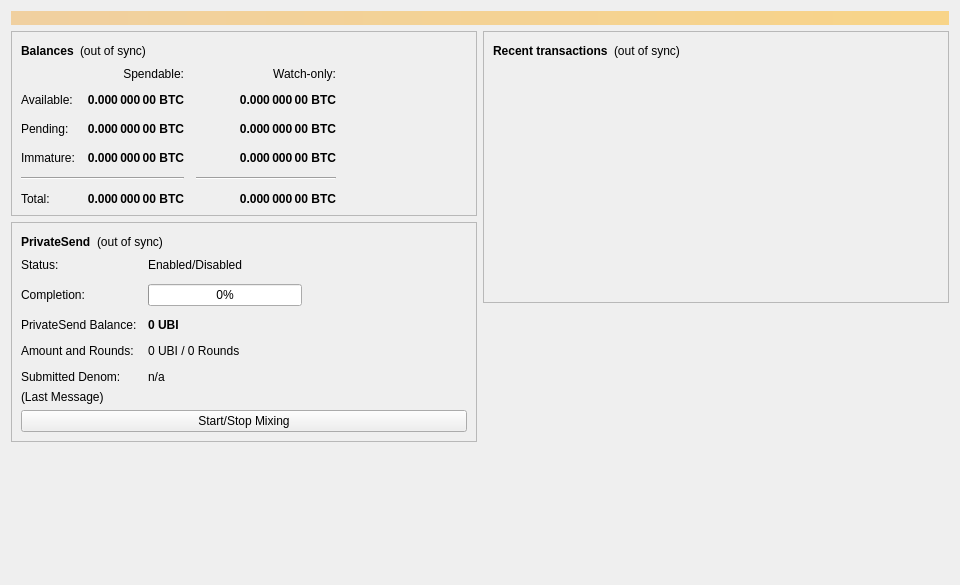
<?xml version="1.0" encoding="UTF-8"?>
<ui version="4.0">
 <class>OverviewPage</class>
 <widget class="QWidget" name="OverviewPage">
  <property name="geometry">
   <rect>
    <x>0</x>
    <y>0</y>
    <width>960</width>
    <height>585</height>
   </rect>
  </property>
  <property name="minimumSize">
   <size>
    <width>960</width>
    <height>0</height>
   </size>
  </property>
  <property name="windowTitle">
   <string>Form</string>
  </property>
  <layout class="QVBoxLayout" name="topLayout">
   <item>
    <widget class="QLabel" name="labelAlerts">
     <property name="visible">
      <bool>false</bool>
     </property>
     <property name="styleSheet">
      <string notr="true">QLabel { background-color: qlineargradient(x1: 0, y1: 0, x2: 1, y2: 0, stop:0 #F0D0A0, stop:1 #F8D488); color:#000000; }</string>
     </property>
     <property name="wordWrap">
      <bool>true</bool>
     </property>
     <property name="margin">
      <number>3</number>
     </property>
     <property name="textInteractionFlags">
      <set>Qt::TextSelectableByMouse</set>
     </property>
    </widget>
   </item>
   <item>
    <layout class="QHBoxLayout" name="horizontalLayout" stretch="1,1">
     <item>
      <layout class="QVBoxLayout" name="verticalLayout_2">
       <item>
        <widget class="QFrame" name="frame">
         <property name="frameShape">
          <enum>QFrame::StyledPanel</enum>
         </property>
         <property name="frameShadow">
          <enum>QFrame::Raised</enum>
         </property>
         <layout class="QVBoxLayout" name="verticalLayout_4">
          <item>
           <layout class="QHBoxLayout" name="horizontalLayout_4">
            <item>
             <widget class="QLabel" name="label_5">
              <property name="font">
               <font>
                <weight>75</weight>
                <bold>true</bold>
               </font>
              </property>
              <property name="text">
               <string>Balances</string>
              </property>
             </widget>
            </item>
            <item>
             <widget class="QLabel" name="labelWalletStatus">
              <property name="toolTip">
               <string>The displayed information may be out of date. Your wallet automatically synchronizes with the Ubicoin network after a connection is established, but this process has not completed yet.</string>
              </property>
              <property name="text">
               <string notr="true">(out of sync)</string>
              </property>
              <property name="alignment">
               <set>Qt::AlignLeading|Qt::AlignLeft|Qt::AlignVCenter</set>
              </property>
             </widget>
            </item>
            <item>
             <spacer name="horizontalSpacer_3">
              <property name="orientation">
               <enum>Qt::Horizontal</enum>
              </property>
              <property name="sizeHint" stdset="0">
               <size>
                <width>40</width>
                <height>20</height>
               </size>
              </property>
             </spacer>
            </item>
           </layout>
          </item>
          <item>
           <layout class="QGridLayout" name="gridLayout">
            <property name="spacing">
             <number>12</number>
            </property>
            <item row="2" column="2">
             <widget class="QLabel" name="labelWatchPending">
              <property name="font">
               <font>
                <weight>75</weight>
                <bold>true</bold>
               </font>
              </property>
              <property name="cursor">
               <cursorShape>IBeamCursor</cursorShape>
              </property>
              <property name="toolTip">
               <string>Unconfirmed transactions to watch-only addresses</string>
              </property>
              <property name="text">
               <string notr="true">0.000 000 00 BTC</string>
              </property>
              <property name="alignment">
               <set>Qt::AlignRight|Qt::AlignTrailing|Qt::AlignVCenter</set>
              </property>
              <property name="textInteractionFlags">
               <set>Qt::LinksAccessibleByMouse|Qt::TextSelectableByKeyboard|Qt::TextSelectableByMouse</set>
              </property>
             </widget>
            </item>
            <item row="2" column="1">
             <widget class="QLabel" name="labelUnconfirmed">
              <property name="font">
               <font>
                <weight>75</weight>
                <bold>true</bold>
               </font>
              </property>
              <property name="cursor">
               <cursorShape>IBeamCursor</cursorShape>
              </property>
              <property name="toolTip">
               <string>Total of transactions that have yet to be confirmed, and do not yet count toward the spendable balance</string>
              </property>
              <property name="text">
               <string notr="true">0.000 000 00 BTC</string>
              </property>
              <property name="alignment">
               <set>Qt::AlignRight|Qt::AlignTrailing|Qt::AlignVCenter</set>
              </property>
              <property name="textInteractionFlags">
               <set>Qt::LinksAccessibleByMouse|Qt::TextSelectableByKeyboard|Qt::TextSelectableByMouse</set>
              </property>
             </widget>
            </item>
            <item row="3" column="2">
             <widget class="QLabel" name="labelWatchImmature">
              <property name="font">
               <font>
                <weight>75</weight>
                <bold>true</bold>
               </font>
              </property>
              <property name="cursor">
               <cursorShape>IBeamCursor</cursorShape>
              </property>
              <property name="toolTip">
               <string>Mined balance in watch-only addresses that has not yet matured</string>
              </property>
              <property name="text">
               <string notr="true">0.000 000 00 BTC</string>
              </property>
              <property name="alignment">
               <set>Qt::AlignRight|Qt::AlignTrailing|Qt::AlignVCenter</set>
              </property>
              <property name="textInteractionFlags">
               <set>Qt::LinksAccessibleByMouse|Qt::TextSelectableByKeyboard|Qt::TextSelectableByMouse</set>
              </property>
             </widget>
            </item>
            <item row="4" column="0" colspan="2">
             <widget class="Line" name="lineSpendableBalance">
              <property name="orientation">
               <enum>Qt::Horizontal</enum>
              </property>
             </widget>
            </item>
            <item row="4" column="2">
             <widget class="Line" name="lineWatchBalance">
              <property name="sizePolicy">
               <sizepolicy hsizetype="Preferred" vsizetype="Fixed">
                <horstretch>0</horstretch>
                <verstretch>0</verstretch>
               </sizepolicy>
              </property>
              <property name="minimumSize">
               <size>
                <width>140</width>
                <height>0</height>
               </size>
              </property>
              <property name="orientation">
               <enum>Qt::Horizontal</enum>
              </property>
             </widget>
            </item>
            <item row="5" column="0">
             <widget class="QLabel" name="labelTotalText">
              <property name="text">
               <string>Total:</string>
              </property>
             </widget>
            </item>
            <item row="3" column="1">
             <widget class="QLabel" name="labelImmature">
              <property name="font">
               <font>
                <weight>75</weight>
                <bold>true</bold>
               </font>
              </property>
              <property name="cursor">
               <cursorShape>IBeamCursor</cursorShape>
              </property>
              <property name="toolTip">
               <string>Mined balance that has not yet matured</string>
              </property>
              <property name="text">
               <string notr="true">0.000 000 00 BTC</string>
              </property>
              <property name="alignment">
               <set>Qt::AlignRight|Qt::AlignTrailing|Qt::AlignVCenter</set>
              </property>
              <property name="textInteractionFlags">
               <set>Qt::LinksAccessibleByMouse|Qt::TextSelectableByKeyboard|Qt::TextSelectableByMouse</set>
              </property>
             </widget>
            </item>
            <item row="2" column="3">
             <spacer name="horizontalSpacer_2">
              <property name="orientation">
               <enum>Qt::Horizontal</enum>
              </property>
              <property name="sizeHint" stdset="0">
               <size>
                <width>40</width>
                <height>20</height>
               </size>
              </property>
             </spacer>
            </item>
            <item row="3" column="0">
             <widget class="QLabel" name="labelImmatureText">
              <property name="text">
               <string>Immature:</string>
              </property>
             </widget>
            </item>
            <item row="5" column="1">
             <widget class="QLabel" name="labelTotal">
              <property name="font">
               <font>
                <weight>75</weight>
                <bold>true</bold>
               </font>
              </property>
              <property name="cursor">
               <cursorShape>IBeamCursor</cursorShape>
              </property>
              <property name="toolTip">
               <string>Your current total balance</string>
              </property>
              <property name="text">
               <string notr="true">0.000 000 00 BTC</string>
              </property>
              <property name="alignment">
               <set>Qt::AlignRight|Qt::AlignTrailing|Qt::AlignVCenter</set>
              </property>
              <property name="textInteractionFlags">
               <set>Qt::LinksAccessibleByMouse|Qt::TextSelectableByKeyboard|Qt::TextSelectableByMouse</set>
              </property>
             </widget>
            </item>
            <item row="5" column="2">
             <widget class="QLabel" name="labelWatchTotal">
              <property name="font">
               <font>
                <weight>75</weight>
                <bold>true</bold>
               </font>
              </property>
              <property name="cursor">
               <cursorShape>IBeamCursor</cursorShape>
              </property>
              <property name="toolTip">
               <string>Current total balance in watch-only addresses</string>
              </property>
              <property name="text">
               <string notr="true">0.000 000 00 BTC</string>
              </property>
              <property name="alignment">
               <set>Qt::AlignRight|Qt::AlignTrailing|Qt::AlignVCenter</set>
              </property>
              <property name="textInteractionFlags">
               <set>Qt::LinksAccessibleByMouse|Qt::TextSelectableByKeyboard|Qt::TextSelectableByMouse</set>
              </property>
             </widget>
            </item>
            <item row="0" column="2">
             <widget class="QLabel" name="labelWatchonly">
              <property name="text">
               <string>Watch-only:</string>
              </property>
              <property name="alignment">
               <set>Qt::AlignRight|Qt::AlignTrailing|Qt::AlignVCenter</set>
              </property>
             </widget>
            </item>
            <item row="1" column="0">
             <widget class="QLabel" name="labelBalanceText">
              <property name="text">
               <string>Available:</string>
              </property>
             </widget>
            </item>
            <item row="1" column="1">
             <widget class="QLabel" name="labelBalance">
              <property name="font">
               <font>
                <weight>75</weight>
                <bold>true</bold>
               </font>
              </property>
              <property name="cursor">
               <cursorShape>IBeamCursor</cursorShape>
              </property>
              <property name="toolTip">
               <string>Your current spendable balance</string>
              </property>
              <property name="text">
               <string notr="true">0.000 000 00 BTC</string>
              </property>
              <property name="alignment">
               <set>Qt::AlignRight|Qt::AlignTrailing|Qt::AlignVCenter</set>
              </property>
              <property name="textInteractionFlags">
               <set>Qt::LinksAccessibleByMouse|Qt::TextSelectableByKeyboard|Qt::TextSelectableByMouse</set>
              </property>
             </widget>
            </item>
            <item row="1" column="2">
             <widget class="QLabel" name="labelWatchAvailable">
              <property name="font">
               <font>
                <weight>75</weight>
                <bold>true</bold>
               </font>
              </property>
              <property name="cursor">
               <cursorShape>IBeamCursor</cursorShape>
              </property>
              <property name="toolTip">
               <string>Your current balance in watch-only addresses</string>
              </property>
              <property name="text">
               <string notr="true">0.000 000 00 BTC</string>
              </property>
              <property name="alignment">
               <set>Qt::AlignRight|Qt::AlignTrailing|Qt::AlignVCenter</set>
              </property>
              <property name="textInteractionFlags">
               <set>Qt::LinksAccessibleByMouse|Qt::TextSelectableByKeyboard|Qt::TextSelectableByMouse</set>
              </property>
             </widget>
            </item>
            <item row="2" column="0">
             <widget class="QLabel" name="labelPendingText">
              <property name="text">
               <string>Pending:</string>
              </property>
             </widget>
            </item>
            <item row="0" column="1">
             <widget class="QLabel" name="labelSpendable">
              <property name="text">
               <string>Spendable:</string>
              </property>
              <property name="alignment">
               <set>Qt::AlignRight|Qt::AlignTrailing|Qt::AlignVCenter</set>
              </property>
             </widget>
            </item>
           </layout>
          </item>
         </layout>
        </widget>
       </item>
       <item>
        <widget class="QFrame" name="framePrivateSend">
         <property name="layoutDirection">
          <enum>Qt::LeftToRight</enum>
         </property>
         <property name="frameShape">
          <enum>QFrame::StyledPanel</enum>
         </property>
         <property name="frameShadow">
          <enum>QFrame::Raised</enum>
         </property>
         <layout class="QVBoxLayout" name="VerticalLayout_PS1">
          <item>
           <layout class="QHBoxLayout" name="horizontalLayout_5">
            <item>
             <widget class="QLabel" name="labelPrivateSendHeader">
              <property name="font">
               <font>
                <weight>75</weight>
                <bold>true</bold>
               </font>
              </property>
              <property name="text">
               <string>PrivateSend</string>
              </property>
             </widget>
            </item>
            <item>
             <widget class="QLabel" name="labelPrivateSendSyncStatus">
              <property name="toolTip">
               <string>The displayed information may be out of date. Your wallet automatically synchronizes with the Ubicoin network after a connection is established, but this process has not completed yet.</string>
              </property>
              <property name="text">
               <string notr="true">(out of sync)</string>
              </property>
              <property name="alignment">
               <set>Qt::AlignLeading|Qt::AlignLeft|Qt::AlignVCenter</set>
              </property>
             </widget>
            </item>
            <item>
             <spacer name="horizontalSpacer_4">
              <property name="orientation">
               <enum>Qt::Horizontal</enum>
              </property>
              <property name="sizeHint" stdset="0">
               <size>
                <width>40</width>
                <height>20</height>
               </size>
              </property>
             </spacer>
            </item>
           </layout>
          </item>
          <item>
           <layout class="QFormLayout" name="privateSendFormLayout">
            <property name="fieldGrowthPolicy">
             <enum>QFormLayout::AllNonFixedFieldsGrow</enum>
            </property>
            <property name="horizontalSpacing">
             <number>11</number>
            </property>
            <property name="verticalSpacing">
             <number>12</number>
            </property>
            <item row="0" column="0">
             <widget class="QLabel" name="labelPrivateSendEnabledText">
              <property name="text">
               <string>Status:</string>
              </property>
             </widget>
            </item>
            <item row="0" column="1">
             <widget class="QLabel" name="labelPrivateSendEnabled">
              <property name="text">
               <string>Enabled/Disabled</string>
              </property>
             </widget>
            </item>
            <item row="1" column="0">
             <widget class="QLabel" name="labelCompletitionText">
              <property name="text">
               <string>Completion:</string>
              </property>
             </widget>
            </item>
            <item row="1" column="1">
             <widget class="QProgressBar" name="privateSendProgress">
              <property name="maximumSize">
               <size>
                <width>154</width>
                <height>16777215</height>
               </size>
              </property>
              <property name="value">
               <number>0</number>
              </property>
             </widget>
            </item>
            <item row="2" column="0">
             <widget class="QLabel" name="labelAnonymizedText">
              <property name="text">
               <string>PrivateSend Balance:</string>
              </property>
             </widget>
            </item>
            <item row="2" column="1">
             <widget class="QLabel" name="labelAnonymized">
              <property name="font">
               <font>
                <weight>75</weight>
                <bold>true</bold>
               </font>
              </property>
              <property name="text">
               <string notr="true">0 UBI</string>
              </property>
             </widget>
            </item>
            <item row="3" column="0">
             <widget class="QLabel" name="labelAmountAndRoundsText">
              <property name="text">
               <string>Amount and Rounds:</string>
              </property>
             </widget>
            </item>
            <item row="3" column="1">
             <widget class="QLabel" name="labelAmountRounds">
              <property name="text">
               <string>0 UBI / 0 Rounds</string>
              </property>
             </widget>
            </item>
            <item row="4" column="0">
             <widget class="QLabel" name="labelSubmittedDenomText">
              <property name="text">
               <string>Submitted Denom:</string>
              </property>
             </widget>
            </item>
            <item row="4" column="1">
             <widget class="QLabel" name="labelSubmittedDenom">
              <property name="toolTip">
               <string>The denominations you submitted to the Masternode.&lt;br&gt;To mix, other users must submit the exact same denominations.</string>
              </property>
              <property name="text">
               <string>n/a</string>
              </property>
             </widget>
            </item>
           </layout>
          </item>
          <item>
           <layout class="QVBoxLayout" name="VerticalLayout_PS">
            <item>
             <widget class="QLabel" name="labelPrivateSendLastMessage">
              <property name="text">
               <string>(Last Message)</string>
              </property>
              <property name="alignment">
               <set>Qt::AlignLeading|Qt::AlignLeft|Qt::AlignTop</set>
              </property>
              <property name="wordWrap">
               <bool>true</bool>
              </property>
             </widget>
            </item>
            <item>
             <widget class="QPushButton" name="togglePrivateSend">
              <property name="sizePolicy">
               <sizepolicy hsizetype="MinimumExpanding" vsizetype="Fixed">
                <horstretch>0</horstretch>
                <verstretch>0</verstretch>
               </sizepolicy>
              </property>
              <property name="text">
               <string>Start/Stop Mixing</string>
              </property>
             </widget>
            </item>
           </layout>
          </item>
         </layout>
        </widget>
       </item>
       <item>
        <spacer name="verticalSpacer">
         <property name="orientation">
          <enum>Qt::Vertical</enum>
         </property>
         <property name="sizeHint" stdset="0">
          <size>
           <width>20</width>
           <height>40</height>
          </size>
         </property>
        </spacer>
       </item>
      </layout>
     </item>
     <item>
      <layout class="QVBoxLayout" name="verticalLayout_3">
       <item>
        <widget class="QFrame" name="frame_2">
         <property name="frameShape">
          <enum>QFrame::StyledPanel</enum>
         </property>
         <property name="frameShadow">
          <enum>QFrame::Raised</enum>
         </property>
         <layout class="QVBoxLayout" name="verticalLayout">
          <item>
           <layout class="QHBoxLayout" name="horizontalLayout_2">
            <item>
             <widget class="QLabel" name="label_4">
              <property name="font">
               <font>
                <weight>75</weight>
                <bold>true</bold>
               </font>
              </property>
              <property name="text">
               <string>Recent transactions</string>
              </property>
             </widget>
            </item>
            <item>
             <widget class="QLabel" name="labelTransactionsStatus">
              <property name="toolTip">
               <string>The displayed information may be out of date. Your wallet automatically synchronizes with the Ubicoin network after a connection is established, but this process has not completed yet.</string>
              </property>
              <property name="text">
               <string notr="true">(out of sync)</string>
              </property>
              <property name="alignment">
               <set>Qt::AlignLeading|Qt::AlignLeft|Qt::AlignVCenter</set>
              </property>
             </widget>
            </item>
            <item>
             <spacer name="horizontalSpacer">
              <property name="orientation">
               <enum>Qt::Horizontal</enum>
              </property>
              <property name="sizeHint" stdset="0">
               <size>
                <width>40</width>
                <height>20</height>
               </size>
              </property>
             </spacer>
            </item>
           </layout>
          </item>
          <item>
           <widget class="QListView" name="listTransactions">
            <property name="styleSheet">
             <string notr="true">QListView { background: transparent; }</string>
            </property>
            <property name="frameShape">
             <enum>QFrame::NoFrame</enum>
            </property>
            <property name="verticalScrollBarPolicy">
             <enum>Qt::ScrollBarAlwaysOff</enum>
            </property>
            <property name="horizontalScrollBarPolicy">
             <enum>Qt::ScrollBarAlwaysOff</enum>
            </property>
            <property name="selectionMode">
             <enum>QAbstractItemView::NoSelection</enum>
            </property>
           </widget>
          </item>
         </layout>
        </widget>
       </item>
       <item>
        <spacer name="verticalSpacer_2">
         <property name="orientation">
          <enum>Qt::Vertical</enum>
         </property>
         <property name="sizeHint" stdset="0">
          <size>
           <width>20</width>
           <height>40</height>
          </size>
         </property>
        </spacer>
       </item>
      </layout>
     </item>
    </layout>
   </item>
  </layout>
 </widget>
 <resources/>
 <connections/>
</ui>
